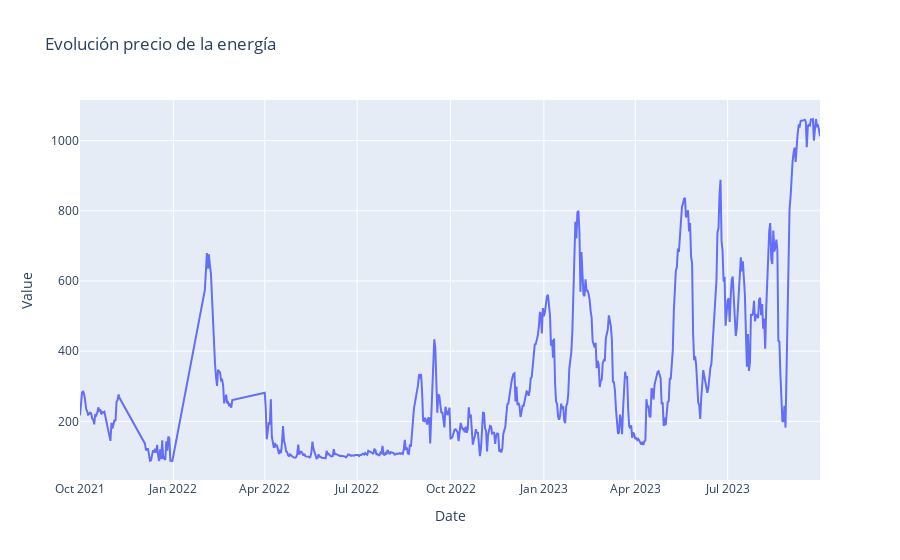

Notebook code for this chart:
### Code cell
px.line(df_precio_dia,y="Value",x="Date",title="Evolución precio de la energía")

### Figure 1 — Plotly figure (JSON) as saved in the notebook; plotly's stock layout.template omitted (floating-point values rounded to 4 significant figures; data arrays with more than 128 entries replaced by an {"elided": "..."} marker saying what was removed)
{"data": [{"hovertemplate": "Date=%{x}<br>Value=%{y}<extra></extra>", "legendgroup": "", "line": {"color": "#636efa", "dash": "solid"}, "marker": {"symbol": "circle"}, "mode": "lines", "name": "", "orientation": "v", "showlegend": false, "type": "scatter", "x": {"elided": "644 str values"}, "xaxis": "x", "y": {"elided": "644 float values"}, "yaxis": "y"}], "layout": {"legend": {"tracegroupgap": 0}, "title": {"text": "Evolución precio de la energía"}, "xaxis": {"anchor": "y", "domain": [0, 1], "title": {"text": "Date"}}, "yaxis": {"anchor": "x", "domain": [0, 1], "title": {"text": "Value"}}}}
